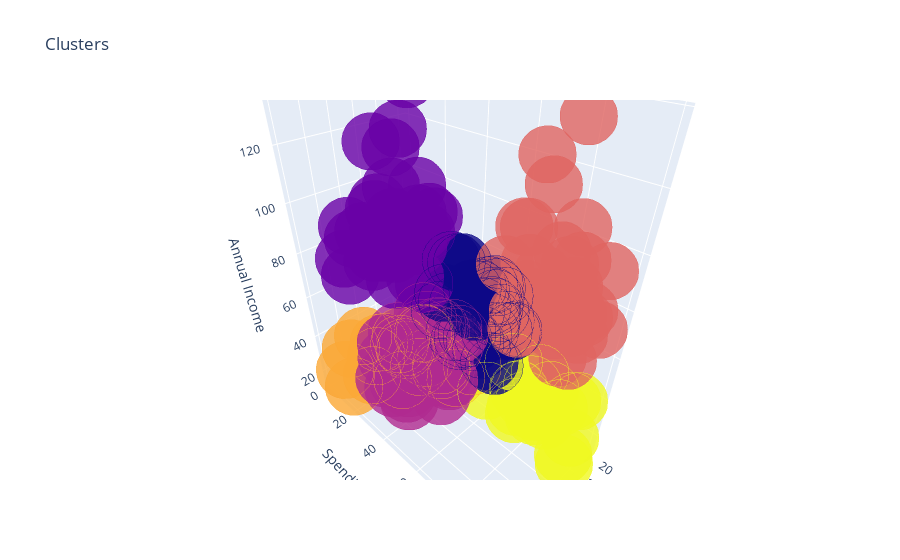

This figure's notebook cell:
### Code cell
data['label3'] =  labels3
trace1 = go.Scatter3d(
    x= data['Age'],
    y= data['Spending Score (1-100)'],
    z= data['Annual Income (k$)'],
    mode='markers',
     marker=dict(
        color = data['label3'], 
        size= 20,
        line=dict(
            color= data['label3'],
            width= 12
        ),
        opacity=0.8
     )
)
data1 = [trace1]
layout = go.Layout(
#     margin=dict(
#         l=0,
#         r=0,
#         b=0,
#         t=0
#     )
    title= 'Clusters',
    scene = dict(
            xaxis = dict(title  = 'Age'),
            yaxis = dict(title  = 'Spending Score'),
            zaxis = dict(title  = 'Annual Income')
        )
)
fig = go.Figure(data=data1, layout=layout)
py.offline.iplot(fig)

### Figure 1 — Plotly figure (JSON) as saved in the notebook; plotly's stock layout.template omitted (floating-point values rounded to 4 significant figures; data arrays with more than 128 entries replaced by an {"elided": "..."} marker saying what was removed)
{"data": [{"marker": {"color": {"elided": "200 int values"}, "line": {"color": {"elided": "200 int values"}, "width": 12}, "opacity": 0.8, "size": 20}, "mode": "markers", "type": "scatter3d", "x": {"elided": "200 int values"}, "y": {"elided": "200 int values"}, "z": {"elided": "200 int values"}}], "layout": {"autosize": true, "scene": {"aspectmode": "auto", "aspectratio": {"x": 0.6093, "y": 1.148, "z": 1.429}, "camera": {"center": {"x": 0, "y": 0, "z": 0}, "eye": {"x": 0.9984, "y": 0.9984, "z": 0.9984}, "projection": {"type": "perspective"}, "up": {"x": 0, "y": 0, "z": 1}}, "xaxis": {"title": {"text": "Age"}, "type": "linear"}, "yaxis": {"title": {"text": "Spending Score"}, "type": "linear"}, "zaxis": {"title": {"text": "Annual Income"}, "type": "linear"}}, "title": {"text": "Clusters"}}}
